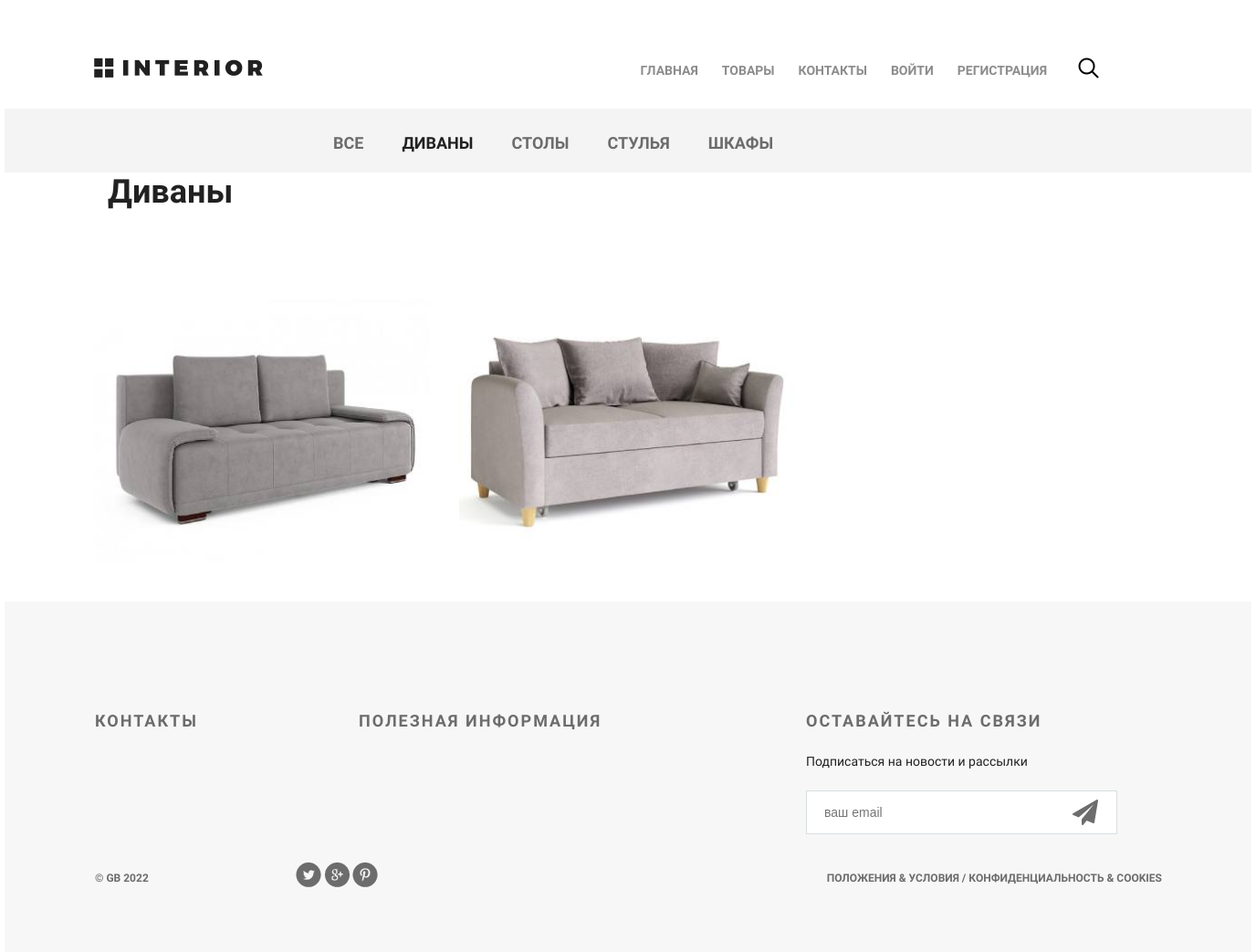
The page /products/1/ on the database its author committed.
### mainapp/models.py (models this page shows, shortened)
class Category(models.Model):
    name = models.CharField(verbose_name='имя категории', max_length=25, unique=True)
    description = models.TextField(verbose_name='описание категории', max_length=140, blank=True)
    is_active = models.BooleanField(default=True)

class Product(models.Model):
    category = models.ForeignKey(Category, verbose_name='категория продукт', on_delete=models.DO_NOTHING)
    name = models.CharField(verbose_name='имя продукта', max_length=25, unique=False)
    description = models.TextField(verbose_name='описание продукта', blank=True)
    image = models.ImageField(verbose_name='изображение продукта', upload_to='product_images')
    price = models.DecimalField(verbose_name='цена продукта', max_digits=10, decimal_places=2, default=0)
    quantity = models.PositiveIntegerField(verbose_name='количество на складе', default=0)
    is_active = models.BooleanField(default=True)

### mainapp/views.py (the view)
# urls.py: path('products/<int:pk>/', mainapp.category, name='category'),
def category(request, pk, page=1):
    categories = Category.objects.all()
    category = get_object_or_404(Category, pk=pk)
    products = Product.objects.filter(category=category).order_by("price")
    paginator = Paginator(products, per_page=3)
    if page > paginator.num_pages:
        return HttpResponseRedirect(reverse('category', args=[category.pk]))
    return render(
        request,
        "mainapp/category.html",
        context={
            "title": 'Магазин: Товары',
            "products": paginator.page(page),
            "category": category,
            "categories": categories,
        })

### basketapp/context_processors.py (called while the page is built)
def basket(request):
    return {
        'basket': getattr(request.user, 'basket', None)
    }

### mainapp/context_processors.py (called while the page is built)
def menu_links(request):
    return {
        "menu": {
            'index': 'Главная',
            'products': 'Товары',
            'contact': 'Контакты',
        }
    }

### mainapp/templatetags/my_tags.py (called while the page is built)
@register.simple_tag
def current_year():
    return datetime.datetime.now().year

### mainapp/templates/mainapp/category.html (shortened to what this page needs)
{% extends 'mainapp/base.html' %}
{% load static %}
{% block content %}
<div class="hero-white">
    {% include 'mainapp/includes/main_menu_inc.html' %}
</div>
<div class="details">
    <div class="links clearfix">
        {% include 'mainapp/includes/categories_menu_inc.html' %}
    </div>
    <div class="category_products related">
        <div class="title clearfix">
            <h2>{{ category.name }}</h2>
        </div>
        <div class="related-products clearfix">
            {% include 'mainapp/includes/product_list_inc.html' %}
        </div>
    </div>
</div>
{% endblock %}

### mainapp/templates/mainapp/includes/categories_menu_inc.html
<ul class="links-menu">
    {% with url_name=request.resolver_match.url_name %}
    {% with category_id=request.resolver_match.kwargs.pk %}
    <li><a href="{% url 'products' %}" class="{% if url_name == 'products' %}active{% endif %}">все</a></li>
    {% for category in categories %}
        <li><a href="{% url 'category' category.id %}" class="{% if url_name == 'category' and category_id == category.id %}active{% endif %}">{{ category.name }}</a></li>
    {% endfor %}
    {% endwith %}
    {% endwith %}
</ul>

### mainapp/templates/mainapp/includes/product_list_inc.html (shortened to what this page needs)
{% load static %}
{% for product in products %}
<div class="block">
    <a href="{% url 'product' product.id %}">
        {% if product.image %}
            <img class="product-image" src="{{ product.image.url }}" alt="{{ product.short_desc }}">
        {% else %}
            <img class="product-image" src="{% static 'img/product-1.jpg' %}" alt="Заглушка">
        {% endif %}
    </a>
</div>
{% endfor %}

### static/css/style.css (style rules this page uses)
* { margin: 0; padding: 0; }
body,footer { font-family: 'Montserrat', sans-serif; }
html, body { height: 100%; }
.title { height: 152px; margin-right: 15px; }
.title h2 { float: left; margin-top: 118px; color: #212121; font-size: 36px; font-weight: 700; text-align: left; margin-left: 15px; }
.hero-white { background-color: #fff; height: 119px; padding-left: 98px; padding-right: 211px; position: relative; }
.links { height: 70px; background-color: #f4f4f4; position: relative; padding-left: 360px; }
.links-menu { margin: 27px auto 0px; position: absolute; }
.links-menu li { float: left; list-style-type: none; padding-right: 42px; }
.links-menu li a { text-decoration: none; color: #6c6c6c; font-size: 18px; font-weight: 700; text-transform: uppercase; }
.links-menu .active { color: #212121; font-size: 18px; font-weight: 700; }
.related { padding: 0px 98px; }
.related .title { height: 343px; margin-right: 0; }
.related .title h2 { margin-top: 245px; }
.related-products { margin-bottom: 120px; }
.related-products .block a img { float: left; }
.related-products .block a img.product-image { float: left; width: 368px; }
.related-products .block { float: left; margin-right: 30px; display: block; height: 370px; width: 370px; position: relative; }
.category_products.related .title { height: 100px; }
.category_products.related .title h2 { margin-top: 0px; }

### rows shown on the page
Category: name "ДИВАНЫ", name "Диваны"
Category: name "СТОЛЫ"
Category: name "СТУЛЬЯ"
Category: name "ШКАФЫ"
Product: image (picture)
Product: image (picture)

### other values the page prints
{{ name }} "ГЛАВНАЯ" "ТОВАРЫ" "КОНТАКТЫ"
